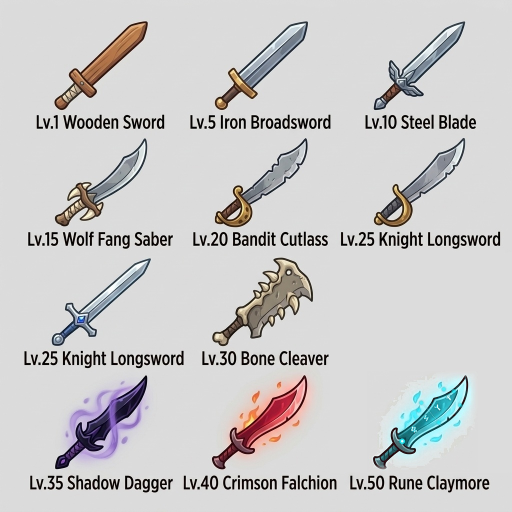
#> input picture assets/weapons/sword/weapons_tier1.jpg, 1024 x 1024 px (shown at 1/2 size)
$ python weapons_cutout.py
#> lines starting #> are read from the running program, lines starting #| are printed output that depends on the picture; after the words box and inside, x2 and y2 are one past the last pixel; in counts of white or black regions, pixels touching at a corner belong together
#!/usr/bin/env python3
"""Cut weapon pictures out of assets/weapons/ into upright transparent PNGs
in assets/sprites/weapons/<name>.png and write src/weapon_sprites.js.

Supports both standard 1024x1024 sheets, 1254x1254 new charts, and HD 2752x1536 sheets.

Usage (repo root):  python3 tools/weapons_cutout.py
"""
import json, os, sys
import numpy as np
from PIL import Image, ImageFilter
from scipy.ndimage import label

sys.path.insert(0, os.path.dirname(os.path.abspath(__file__)))
from cutout import ROOT

BG_TOL = 40

# (image_path, (x, y, w, h), scale, rotate_upright)
WEAPONS = {
    # === SWORDS (ดาบ 1024x1024) ===
    'wooden_sword':        ('assets/weapons/sword/weapons_tier1.jpg', (90, 30, 230, 185), 0.5, True),
    'iron_broadsword':     ('assets/weapons/sword/weapons_tier1.jpg', (420, 30, 250, 185), 0.5, True),
    'steel_blade':         ('assets/weapons/sword/weapons_tier1.jpg', (720, 30, 260, 185), 0.5, True),
    'wolf_fang_saber':     ('assets/weapons/sword/weapons_tier1.jpg', (100, 270, 260, 170), 0.5, True),
    'bandit_cutlass':      ('assets/weapons/sword/weapons_tier1.jpg', (420, 270, 230, 170), 0.5, True),
    'knight_longsword':    ('assets/weapons/sword/weapons_tier1.jpg', (90, 510, 240, 185), 0.5, True),
    'bone_cleaver':        ('assets/weapons/sword/weapons_tier1.jpg', (400, 505, 250, 190), 0.5, True),
    'rune_claymore':       ('assets/weapons/sword/weapons_tier1.jpg', (700, 550, 300, 390), 0.5, True),
    'shadow_dagger':       ('assets/weapons/sword/weapons_tier1.jpg', (100, 745, 230, 185), 0.5, True),
    'crimson_falchion':    ('assets/weapons/sword/weapons_tier1.jpg', (400, 745, 250, 185), 0.5, True),
    'glacial_frostbrand':  ('assets/weapons/sword/weapons_tier2.jpg', (90, 30, 250, 190), 0.5, True),
    'titan_earthbreaker':  ('assets/weapons/sword/weapons_tier2.jpg', (740, 30, 270, 190), 0.5, True),
    'holy_excalibur':      ('assets/weapons/sword/weapons_tier2.jpg', (740, 270, 270, 190), 0.5, True),
    'dragon_scale_blade':  ('assets/weapons/sword/weapons_tier2.jpg', (90, 510, 260, 190), 0.5, True),
    'astral_cosmic_saber': ('assets/weapons/sword/weapons_tier2.jpg', (420, 510, 250, 190), 0.5, True),
    'genesis_godslayer':   ('assets/weapons/sword/weapons_tier2.jpg', (730, 750, 280, 190), 0.5, True),

    # === STAVES TIER 1 (คฑา Lv 1-50: assets/weapons/staff/weapons_tier1.jpg) ===
    'wooden_wand':              ('assets/weapons/staff/weapons_tier1.jpg', (90, 30, 230, 185), 0.5, True),
    'oak_apprentice_rod':       ('assets/weapons/staff/weapons_tier1.jpg', (410, 30, 230, 185), 0.5, True),
    'crystal_gem_wand':         ('assets/weapons/staff/weapons_tier1.jpg', (730, 30, 230, 185), 0.5, True),
    'nature_sprout_staff':      ('assets/weapons/staff/weapons_tier1.jpg', (80, 260, 250, 185), 0.5, True),
    'dark_bone_wand':           ('assets/weapons/staff/weapons_tier1.jpg', (410, 260, 230, 185), 0.5, True),
    'silver_cleric_scepter':    ('assets/weapons/staff/weapons_tier1.jpg', (720, 260, 240, 185), 0.5, True),
    'ruby_fire_staff':          ('assets/weapons/staff/weapons_tier1.jpg', (380, 500, 250, 180), 0.5, True),
    'shadow_sorcery_staff':     ('assets/weapons/staff/weapons_tier1.jpg', (80, 740, 250, 180), 0.5, True),
    'thunder_archmage_staff':   ('assets/weapons/staff/weapons_tier1.jpg', (400, 740, 250, 180), 0.5, True),
    'ancient_elder_staff':      ('assets/weapons/staff/weapons_tier1.jpg', (730, 740, 240, 180), 0.5, True),

    # === STAVES TIER 2 HD (คฑา Lv 55-100: assets/weapons/staff/Gemini_Generated_Image_mz3zuzmz3zuzmz3z.jpg 2752x1536) ===
    'glacial_frost_staff':      ('assets/weapons/staff/Gemini_Generated_Image_mz3zuzmz3zuzmz3z.jpg', (150, 40, 450, 385), 0.25, True),
    'tempest_storm_rod':        ('assets/weapons/staff/Gemini_Generated_Image_mz3zuzmz3zuzmz3z.jpg', (820, 40, 450, 385), 0.25, True),
    'terra_gaia_scepter':       ('assets/weapons/staff/Gemini_Generated_Image_mz3zuzmz3zuzmz3z.jpg', (1490, 40, 460, 385), 0.25, True),
    'nether_abyss_staff':       ('assets/weapons/staff/Gemini_Generated_Image_mz3zuzmz3zuzmz3z.jpg', (2140, 40, 470, 385), 0.25, True),
    'archangel_holy_scepter':   ('assets/weapons/staff/Gemini_Generated_Image_mz3zuzmz3zuzmz3z.jpg', (825, 520, 460, 395), 0.25, True),
    'dragon_heart_dragonstaff': ('assets/weapons/staff/Gemini_Generated_Image_mz3zuzmz3zuzmz3z.jpg', (1500, 525, 475, 390), 0.25, True),
    'astral_starfall_rod':      ('assets/weapons/staff/Gemini_Generated_Image_mz3zuzmz3zuzmz3z.jpg', (2180, 535, 450, 380), 0.25, True),
    'phoenix_rebirth_scepter':  ('assets/weapons/staff/Gemini_Generated_Image_mz3zuzmz3zuzmz3z.jpg', (80, 1000, 500, 400), 0.25, True),
    'chronos_time_staff':       ('assets/weapons/staff/Gemini_Generated_Image_mz3zuzmz3zuzmz3z.jpg', (1430, 1000, 510, 400), 0.25, True),
    'genesis_divine_staff':     ('assets/weapons/staff/Gemini_Generated_Image_mz3zuzmz3zuzmz3z.jpg', (2110, 1000, 520, 400), 0.25, True),

    # === FIREARMS / GUNS TIER 1 (ปืน Lv 1-50: Fantasy Firearms Level Chart.png 1254x1254) ===
    'flintlock_pistol':         ('assets/weapons/gun/weapons_tier1.png', (110, 40, 260, 225), 0.45, True),
    'hunting_musket':           ('assets/weapons/gun/weapons_tier1.png', (470, 35, 290, 230), 0.45, True),
    'iron_revolver':            ('assets/weapons/gun/weapons_tier1.png', (905, 35, 250, 230), 0.45, True),
    'pirate_dual_pistols':      ('assets/weapons/gun/weapons_tier1.png', (75, 330, 320, 230), 0.45, True),
    'trench_blunderbuss':       ('assets/weapons/gun/weapons_tier1.png', (460, 330, 305, 230), 0.45, True),
    'silver_knight_rifle':      ('assets/weapons/gun/weapons_tier1.png', (865, 330, 315, 235), 0.45, True),
    'bone_carbine':             ('assets/weapons/gun/weapons_tier1.png', (700, 615, 330, 240), 0.45, True),
    'shadow_silencer_gun':      ('assets/weapons/gun/weapons_tier1.png', (85, 910, 315, 220), 0.45, True),
    'crimson_fire_blaster':     ('assets/weapons/gun/weapons_tier1.png', (470, 915, 320, 220), 0.45, True),
    'rune_steam_cannon':        ('assets/weapons/gun/weapons_tier1.png', (870, 910, 310, 220), 0.45, True),

    # === GUNS TIER 2 (ปืน Lv 55-100: assets/weapons/gun/weapons_tier2.jpg) ===
    'cryo_frost_cannon':        ('assets/weapons/gun/weapons_tier2.jpg', (80, 25, 250, 190), 0.5, True),
    'voltaic_storm_blaster':    ('assets/weapons/gun/weapons_tier2.jpg', (390, 25, 270, 190), 0.5, True),
    'titan_siege_railgun':      ('assets/weapons/gun/weapons_tier2.jpg', (690, 25, 280, 190), 0.5, True),
    'abyssal_demon_revolver':   ('assets/weapons/gun/weapons_tier2.jpg', (80, 260, 250, 185), 0.5, True),
    'judgment_holy_handgun':    ('assets/weapons/gun/weapons_tier2.jpg', (400, 260, 250, 185), 0.5, True),
    'dragonfire_hand_cannon':   ('assets/weapons/gun/weapons_tier2.jpg', (720, 260, 250, 185), 0.5, True),
    'astral_photon_laser':      ('assets/weapons/gun/weapons_tier2.jpg', (80, 500, 270, 180), 0.5, True),
    'phoenix_flame_blaster':    ('assets/weapons/gun/weapons_tier2.jpg', (390, 500, 250, 180), 0.5, True),
    'chrono_clockwork_gun':     ('assets/weapons/gun/weapons_tier2.jpg', (720, 500, 250, 180), 0.5, True),
    'genesis_celestial_cannon': ('assets/weapons/gun/weapons_tier2.jpg', (380, 740, 270, 180), 0.5, True),

    # === POLEARMS / SPEARS TIER 1 (หอก Lv 1-50: Fantasy Polearm Catalog Lineup-1.png 1254x1254) ===
    'wooden_pike':              ('assets/weapons/spear/weapons_tier1.png', (70, 25, 330, 240), 0.45, True),
    'iron_hunting_spear':       ('assets/weapons/spear/weapons_tier1.png', (465, 25, 330, 240), 0.45, True),
    'steel_halberd':            ('assets/weapons/spear/weapons_tier1.png', (890, 30, 305, 240), 0.45, True),
    'wild_boar_lance':          ('assets/weapons/spear/weapons_tier1.png', (70, 320, 340, 240), 0.45, True),
    'bandit_partisan':          ('assets/weapons/spear/weapons_tier1.png', (480, 330, 320, 235), 0.45, True),
    'silver_knight_lance':      ('assets/weapons/spear/weapons_tier1.png', (880, 325, 310, 235), 0.45, True),
    'bone_glaive':              ('assets/weapons/spear/weapons_tier1.png', (680, 615, 350, 200), 0.45, True),
    'shadow_piercer_spear':     ('assets/weapons/spear/weapons_tier1.png', (80, 910, 330, 220), 0.45, True),
    'crimson_dragonpike':       ('assets/weapons/spear/weapons_tier1.png', (435, 910, 365, 220), 0.45, True),
    'valkyrie_war_spear':       ('assets/weapons/spear/weapons_tier1.png', (825, 910, 365, 220), 0.45, True),

    # === SPEARS TIER 2 (หอก Lv 55-100: assets/weapons/spear/weapons_tier2.jpg) ===
    'frostfang_glacier_spear':  ('assets/weapons/spear/weapons_tier2.jpg', (80, 25, 250, 190), 0.5, True),
    'thunderstorm_trident':     ('assets/weapons/spear/weapons_tier2.jpg', (400, 25, 250, 190), 0.5, True),
    'titan_stone_halberd':      ('assets/weapons/spear/weapons_tier2.jpg', (720, 25, 250, 190), 0.5, True),
    'chaos_demon_lance':        ('assets/weapons/spear/weapons_tier2.jpg', (80, 260, 250, 185), 0.5, True),
    'holy_aegis_spear':         ('assets/weapons/spear/weapons_tier2.jpg', (400, 260, 250, 185), 0.5, True),
    'dragon_horn_warpike':      ('assets/weapons/spear/weapons_tier2.jpg', (720, 260, 250, 185), 0.5, True),
    'astral_void_glaive':       ('assets/weapons/spear/weapons_tier2.jpg', (80, 500, 250, 180), 0.5, True),
    'phoenix_radiant_spear':    ('assets/weapons/spear/weapons_tier2.jpg', (400, 500, 250, 180), 0.5, True),
    'chronos_pendulum_lance':   ('assets/weapons/spear/weapons_tier2.jpg', (720, 500, 250, 180), 0.5, True),
    'genesis_divine_spear':     ('assets/weapons/spear/weapons_tier2.jpg', (400, 740, 250, 180), 0.5, True),

    # === BOWS (ธนู 1024x1024) ===
    'wooden_shortbow':          ('assets/weapons/bow/weapons_tier1.jpg', (80, 25, 250, 190), 0.5, True),
    'hunting_recurve_bow':      ('assets/weapons/bow/weapons_tier1.jpg', (400, 25, 250, 190), 0.5, True),
    'iron_longbow':             ('assets/weapons/bow/weapons_tier1.jpg', (720, 25, 250, 190), 0.5, True),
    'elven_yew_bow':            ('assets/weapons/bow/weapons_tier1.jpg', (80, 260, 250, 185), 0.5, True),
    'bandit_crossbow':          ('assets/weapons/bow/weapons_tier1.jpg', (400, 260, 250, 185), 0.5, True),
    'silver_ranger_bow':        ('assets/weapons/bow/weapons_tier1.jpg', (720, 260, 250, 185), 0.5, True),
    'bone_piercer_bow':         ('assets/weapons/bow/weapons_tier1.jpg', (80, 500, 250, 180), 0.5, True),
    'nightshade_assassin_bow':  ('assets/weapons/bow/weapons_tier1.jpg', (400, 500, 250, 180), 0.5, True),
    'crimson_flame_bow':        ('assets/weapons/bow/weapons_tier1.jpg', (80, 740, 250, 180), 0.5, True),
    'gale_windforce_bow':       ('assets/weapons/bow/weapons_tier1.jpg', (720, 740, 250, 180), 0.5, True),
    'glacial_ice_bow':          ('assets/weapons/bow/weapons_tier2.jpg', (80, 25, 250, 190), 0.5, True),
    'thunder_strike_bow':       ('assets/weapons/bow/weapons_tier2.jpg', (400, 25, 250, 190), 0.5, True),
    'titan_heavy_crossbow':     ('assets/weapons/bow/weapons_tier2.jpg', (720, 25, 250, 190), 0.5, True),
    'abyssal_shadowstring':     ('assets/weapons/bow/weapons_tier2.jpg', (80, 260, 250, 185), 0.5, True),
    'seraphim_holy_bow':        ('assets/weapons/bow/weapons_tier2.jpg', (400, 260, 250, 185), 0.5, True),
    'dragon_breath_longbow':    ('assets/weapons/bow/weapons_tier2.jpg', (720, 260, 250, 185), 0.5, True),
    'astral_starlight_bow':     ('assets/weapons/bow/weapons_tier2.jpg', (80, 500, 250, 180), 0.5, True),
    'phoenix_firefeather_bow':  ('assets/weapons/bow/weapons_tier2.jpg', (400, 500, 250, 180), 0.5, True),
    'chrono_gear_crossbow':     ('assets/weapons/bow/weapons_tier2.jpg', (720, 500, 250, 180), 0.5, True),
    'genesis_celestial_bow':    ('assets/weapons/bow/weapons_tier2.jpg', (400, 740, 250, 180), 0.5, True),

    # === BOOKS (คัมภีร์เวท - คงรูปไอคอนสมุด ไม่หมุนเอียง) ===
    'apprentice_book':          ('assets/weapons/book/weapons_tier1.jpg', (80, 25, 250, 190), 0.5, False),
    'leather_grimoire':         ('assets/weapons/book/weapons_tier1.jpg', (400, 25, 250, 190), 0.5, False),
    'magic_theory_tome':        ('assets/weapons/book/weapons_tier1.jpg', (720, 25, 250, 190), 0.5, False),
    'herbalist_codex':          ('assets/weapons/book/weapons_tier1.jpg', (80, 260, 250, 185), 0.5, False),
    'dark_pact_scripture':      ('assets/weapons/book/weapons_tier1.jpg', (400, 260, 250, 185), 0.5, False),
    'holy_scripture_book':      ('assets/weapons/book/weapons_tier1.jpg', (720, 260, 250, 185), 0.5, False),
    'forbidden_necronomicon':   ('assets/weapons/book/weapons_tier1.jpg', (80, 500, 250, 180), 0.5, False),
    'shadow_whisper_tome':      ('assets/weapons/book/weapons_tier1.jpg', (400, 500, 250, 180), 0.5, False),
    'crimson_element_grimoire': ('assets/weapons/book/weapons_tier1.jpg', (80, 740, 250, 180), 0.5, False),
    'ancient_rune_archive':     ('assets/weapons/book/weapons_tier1.jpg', (400, 740, 250, 180), 0.5, False),
    'blizzard_glacial_tome':    ('assets/weapons/book/weapons_tier2.jpg', (80, 25, 250, 190), 0.5, False),
    'thunder_wrath_scripture':  ('assets/weapons/book/weapons_tier2.jpg', (400, 25, 250, 190), 0.5, False),
    'titan_earth_grimoire':     ('assets/weapons/book/weapons_tier2.jpg', (720, 25, 250, 190), 0.5, False),
    'chaos_demonic_codex':      ('assets/weapons/book/weapons_tier2.jpg', (80, 260, 250, 185), 0.5, False),
    'book_of_heavenly_light':   ('assets/weapons/book/weapons_tier2.jpg', (400, 260, 250, 185), 0.5, False),
    'dragon_secret_tome':       ('assets/weapons/book/weapons_tier2.jpg', (720, 260, 250, 185), 0.5, False),
    'astral_cosmos_scripture':  ('assets/weapons/book/weapons_tier2.jpg', (80, 500, 250, 180), 0.5, False),
    'book_of_immortal_phoenix': ('assets/weapons/book/weapons_tier2.jpg', (400, 500, 250, 180), 0.5, False),
    'chronos_time_archive':     ('assets/weapons/book/weapons_tier2.jpg', (720, 500, 250, 180), 0.5, False),
    'genesis_divine_grimoire':  ('assets/weapons/book/weapons_tier2.jpg', (400, 740, 250, 180), 0.5, False),
}


def clean_cutout(crop, out_size):
    """Cut out object, remove grey background and drop disconnected small caption specks."""
    rgb = np.asarray(crop.convert('RGB')).astype(np.int32)
    h, w, _ = rgb.shape
    border = np.concatenate([rgb[0], rgb[-1], rgb[:, 0], rgb[:, -1]])
    bg = np.median(border, axis=0)
    dist = np.sqrt(((rgb - bg) ** 2).sum(axis=2))
    fg = dist > BG_TOL

    # Keep only the largest connected component to eliminate caption text fragments
    lbl, n = label(fg)
    if n > 1:
        sizes = [np.sum(lbl == i) for i in range(1, n + 1)]
        largest = np.argmax(sizes) + 1
        fg = (lbl == largest)

    fg_img = Image.fromarray((fg * 255).astype(np.uint8))
    fg_img = fg_img.filter(ImageFilter.MinFilter(3))  # shave 1px grey halo
    fg_img = fg_img.filter(ImageFilter.GaussianBlur(0.7))
    alpha = np.asarray(fg_img)
    out = np.dstack([rgb.astype(np.uint8), alpha])
    res = Image.fromarray(out, 'RGBA')
    return res.resize(out_size, Image.LANCZOS)


def upright(img):
    """Rotate weapon so its principal longitudinal axis points upwards (tip up, hilt down)."""
    a = np.asarray(img)[:, :, 3] > 100
    ys, xs = np.nonzero(a)
    if len(xs) == 0:
        return img
    pts = np.stack([xs, ys], 1).astype(float)
    c = pts.mean(0)
    u, s, vt = np.linalg.svd(pts - c, full_matrices=False)
    ax = vt[0]
    if ax[1] > 0:
        ax = -ax  # point the axis up (tip side) on screen
    ang = np.degrees(np.arctan2(ax[0], -ax[1]))  # clockwise degrees from straight up
    img = img.rotate(ang, resample=Image.BICUBIC, expand=True)
    bbox = img.getbbox()
    return img.crop(bbox) if bbox else img


def main():
    loaded_sheets = {}
    out_dir = os.path.join(ROOT, 'assets/sprites/weapons')
    os.makedirs(out_dir, exist_ok=True)
    meta = {}

    for name, (rel_path, (x, y, w, h), scale, should_rotate) in WEAPONS.items():
        full_path = os.path.join(ROOT, rel_path)
        if not os.path.exists(full_path):
            print(f'Warning: {full_path} not found for {name}')
            continue
        if full_path not in loaded_sheets:
            loaded_sheets[full_path] = Image.open(full_path).convert('RGB')

        crop = loaded_sheets[full_path].crop((x, y, x + w, y + h))
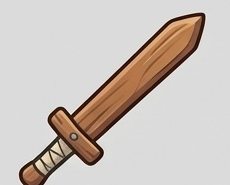
#> crop: PIL image 230x185 RGB; mean R, G, B 202.5, 193.3, 187.1
        cut = clean_cutout(crop, (w, h))
#> in clean_cutout, `border = np.concatenate([rgb[0], rgb[-1], rgb[:, 0], rgb[:, -1]])`: border = 830 rows, first 8: [219, 219, 219], [219, 219, 219], [219, 219, 219], [219, 219, 219], [219, 219, 219], [219, 219, 219], [219, 219, 219], [219, 219, 219]
#> in clean_cutout, `bg = np.median(border, axis=0)`: bg = [219, 219, 219]
#> in clean_cutout, `dist = np.sqrt(((rgb - bg) ** 2).sum(axis=2))`:
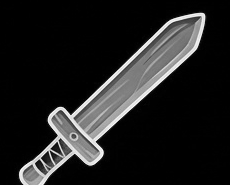
#> dist: shape (185, 230) float64; min 0, max 366.4, mean 45.8; drawn with min black and max white
#> in clean_cutout, `fg = dist > BG_TOL`:
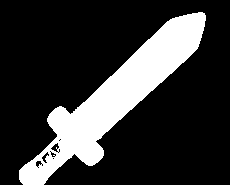
#> fg: shape (185, 230) bool; 21% white; 1 white region, box (x1, y1, x2, y2) and area: (19, 12, 206, 185) 8920
#> in clean_cutout, `lbl, n = label(fg)`:
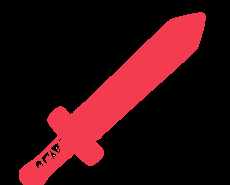
#> lbl: shape (185, 230) int32; 4 distinct labels, from 0 to 3; one colour per label, 0 black
#> in clean_cutout, `lbl, n = label(fg)`: n = 3
#> in clean_cutout, `sizes = [np.sum(lbl == i) for i in range(1, n + 1)]`: sizes = [8916, 2, 2]
#> in clean_cutout, `largest = np.argmax(sizes) + 1`: largest = 1
#> in clean_cutout, `fg = (lbl == largest)`: fg: shape (185, 230) bool; 21% white; 1 white region, box (x1, y1, x2, y2) and area: (19, 12, 206, 185) 8916
#> in clean_cutout, `fg_img = fg_img.filter(ImageFilter.MinFilter(3))`: fg_img: PIL image 230x185 L; 18.7% white; 1 white region, box (x1, y1, x2, y2) and area: (20, 13, 205, 185) 7969
#> in clean_cutout, `out = np.dstack([rgb.astype(np.uint8), alpha])`:
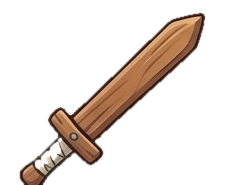
#> out: shape (185, 230, 4); mean R, G, B, A 202.5, 193.3, 187.1, 47.8; transparent parts drawn white
        res = upright(cut) if should_rotate else cut.crop(cut.getbbox() or (0, 0, w, h))
#> in upright, `ys, xs = np.nonzero(a)`: ys = 7969 values from 13 to 184; xs = 7969 values, max 204 at index 50, min 20 at index 7601, mean 117.7
#> in upright, `pts = np.stack([xs, ys], 1).astype(float)`: pts = 7969 pairs, first value 20 to 204, second value 13 to 184
#> in upright, `c = pts.mean(0)`: c = [117.7, 95.54]
#> in upright, `u, s, vt = np.linalg.svd(pts - c, full_matrices=False)`: u = 7969 pairs, first value -0.021 to 0.0229, second value -0.0312 to 0.0312; s = [5620.4, 1047.4]; vt = [[-0.726, 0.688], [0.688, 0.726]]
#> in upright, `ax = vt[0]`: ax = [-0.726, 0.688]
#> in upright, `ax = -ax`: ax = [0.726, -0.688]
#> in upright, `ang = np.degrees(np.arctan2(ax[0], -ax[1]))`: ang = 46.56
#> in upright, `img = img.rotate(ang, resample=Image.BICUBIC, expand=True)`:
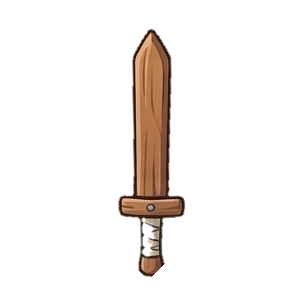
#> img: PIL image 294x295 RGBA; mean R, G, B, A 14.6, 10.2, 7.4, 23.4; transparent parts drawn white
#> in upright, `bbox = img.getbbox()`: bbox = (117, 27, 187, 278)
        res = res.resize((max(1, round(res.width * scale)), max(1, round(res.height * scale))), Image.LANCZOS)
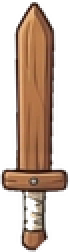
#> res: PIL image 35x126 RGBA (shown 2 times larger); mean R, G, B, A 71.3, 49.1, 34.9, 115.6; transparent parts drawn white
        res.save(os.path.join(out_dir, name + '.png'), optimize=True)
        meta[name] = [res.width, res.height]

    js = ('// Generated by tools/weapons_cutout.py - upright weapon pictures [width, height] (tip up, hilt at the bottom)\n'
          'export const WEAPON_SPRITES = ' + json.dumps(meta, indent=2) + ';\n')
    open(os.path.join(ROOT, 'src/weapon_sprites.js'), 'w').write(js)
    print(f'Successfully cut {len(meta)} weapon sprites into {out_dir}')


if __name__ == '__main__':
    main()
